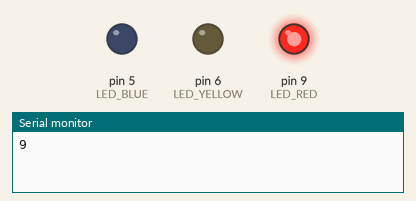
A sketch run on a simulated Arduino Uno, built with avr-gcc and run on an emulated ATmega328P. Shown: output pins drawn as LEDs (lit = HIGH), the last lines printed to the serial monitor.

Above: at 0.2 s.
At 2.2 s:
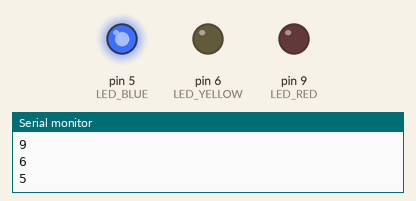
At 3.7 s:
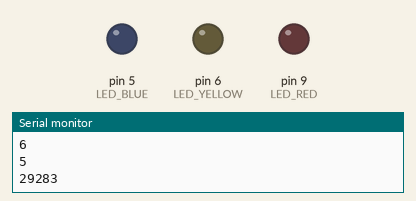
At 6.2 s:
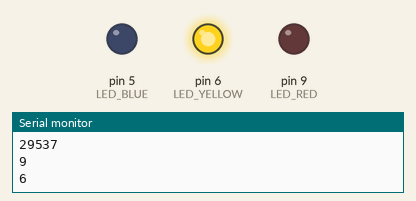
Timing chart, 0 to 6.5 s (numbered marks = the images above):
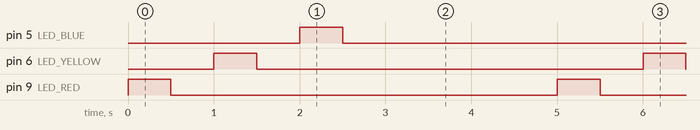

The sketch:

traffic_light.ino
```cpp
#define LED_RED 9
#define LED_YELLOW 6
#define LED_BLUE 5

#define DURATION 500

int pinList[] = {LED_RED, LED_YELLOW, LED_BLUE};
int pinListSize = sizeof(pinList) - 1;

void setup() {
  Serial.begin(9600);

  pinMode(LED_RED, OUTPUT);
  pinMode(LED_YELLOW, OUTPUT);
  pinMode(LED_BLUE, OUTPUT);
}

void loop() {
  for (int i = 0; i < pinListSize; i++) {
    pinLight(pinList[i], true, DURATION);
  }
}

void pinLight(int pin, bool value, int duration) {
  //Serial.println("pin #" + pin + "; value = " + value + "; duration = " + duration);
  Serial.println(pin);

  // on / off
  digitalWrite(pin, value ? HIGH : LOW);
  delay(duration);

  // on / off
  digitalWrite(pin, value ? LOW : HIGH);
  delay(duration);
}
```

Measured:
- by itself, pin 5 (LED_BLUE), pin 6 (LED_YELLOW), pin 9 (LED_RED): alternates HIGH for 0.50 s and LOW for 4.5 s
- by itself, everything shown: repeats every 5.0 s, in 6 steps
